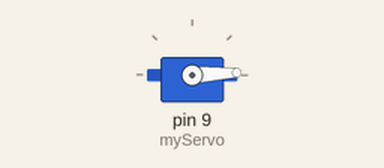
This sketch was run on a simulated Arduino Uno, built with avr-gcc and run on an emulated ATmega328P. On the bench: servo.

Above: at 0.05 s.
At 1.3 s:
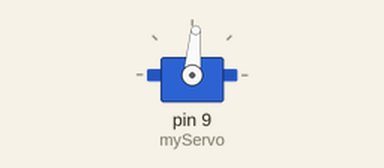
At 2.6 s:
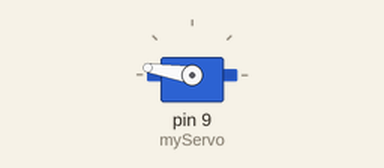
At 5.2 s:
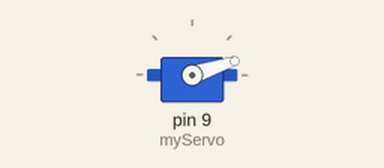
Timing chart, 0 to 7.1 s (numbered marks = the images above):
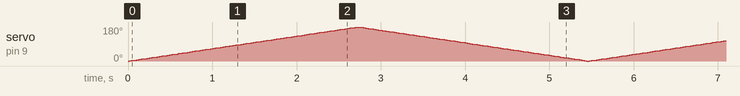

The sketch:

ServoSweep.ino
```cpp
/*
Servo Sweep
*/
#include <Servo.h>

Servo myServo;
int posicion=0;

void setup() {
  myServo.attach(9);
}

void loop() {
  for(posicion=0;posicion<=180;posicion+=1) {
    myServo.write(posicion);
    delay(15);
  }
  for(posicion=180;posicion>=0;posicion-=1) {
    myServo.write(posicion);
    delay(15);
  }

}
```
